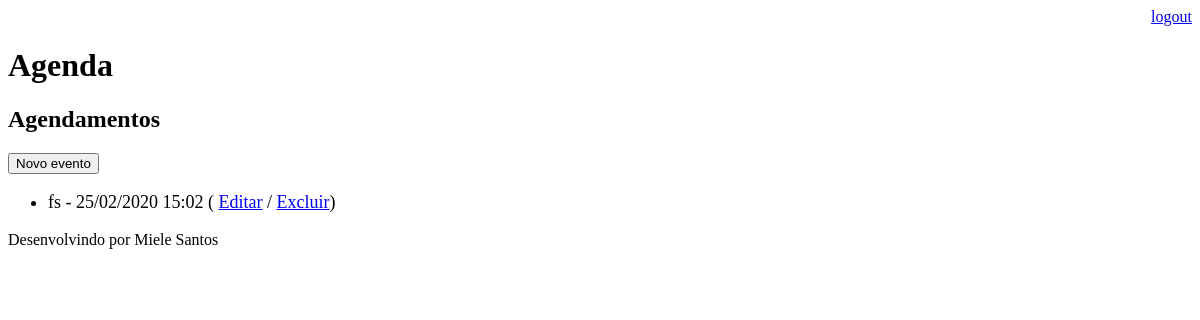
The app's page /agenda/ (signed in), older data.
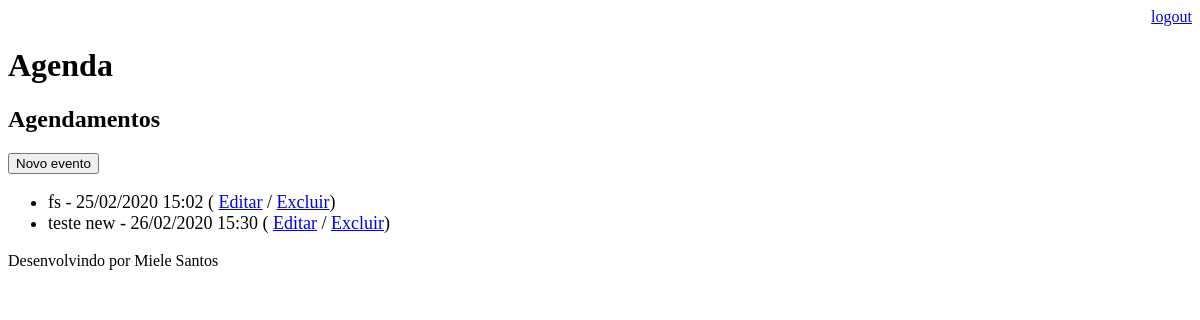
The same page, newer data.
### core/models.py (models this page shows, shortened)
class Evento(models.Model):
    titulo = models.CharField(max_length=100)
    descricao = models.TextField(blank=True, null=True)
    data_evento = models.DateTimeField(verbose_name="Data do evento")
    data_criacao = models.DateTimeField(auto_now=True)
    usuario = models.ForeignKey(User, on_delete=models.CASCADE)
    class Meta:
        db_table = "Evento"
    def get_data_evento(self):
        return self.data_evento.strftime("%d/%m/%Y %H:%M")
    def get_evento_atrasado(self):
        if self.data_evento < datetime.now():
            return True
        else:
            return False

### core/views.py (the view)
# urls.py: path("agenda/", views.lista_eventos),
@login_required(login_url="/login/")
def lista_eventos(request):
    usuario = request.user
    data_atual = datetime.now()- timedelta(hours=1)
    evento = Evento.objects.filter(usuario=usuario,
                                   data_evento__gt=data_atual)
    dados = {"eventos": evento}
    return render(request, "agenda.html", dados)

### templates/agenda.html (shortened to what this page needs)
{% extends "model_page.html" %}
{% block content %}
    <h2>Agendamentos</h2>
    <a href="evento/">
        <button type="button">Novo evento</button>
    </a>
    <ul style="font-size: 18px" >
        {% for evento in eventos %}
            <li>
            <div style=>
                    {{evento.titulo}} - {{evento.get_data_evento}}
                    ( <a href="evento/?id={{evento.id}}">Editar</a>
                    / <a href="evento/delete/{{evento.id}}/">Excluir</a>)
                </div>
            </li>
        {% endfor %}
    </ul>
{% endblock %}

Row changes from the older to the newer data that the page shows:
added Evento: titulo "teste new", get_data_evento "26/02/2020 15:30"
